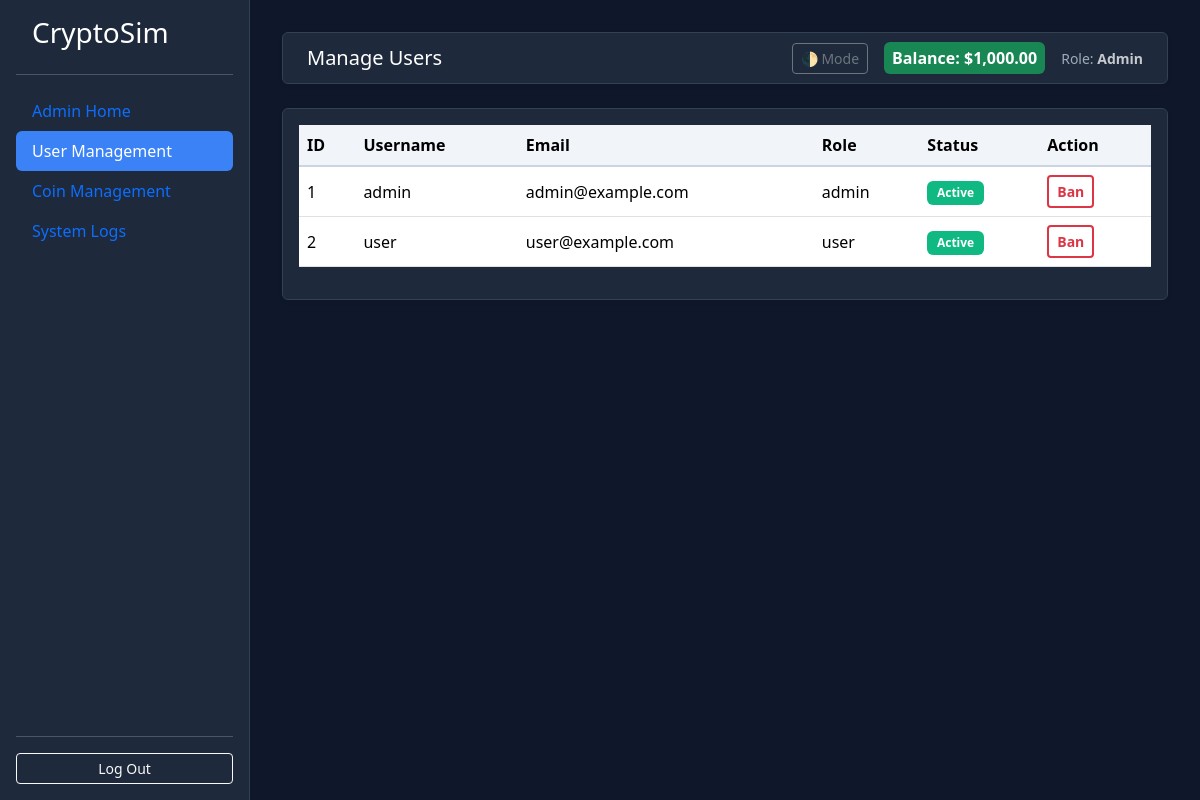
The app's page /manage_users/admin with its own data.
### app.py (models this page shows)
class User(db.Model):
    __tablename__ = 'users'
    id = db.Column(db.Integer, primary_key=True)
    username = db.Column(db.String(80), unique=True, nullable=False)
    email = db.Column(db.String(150), unique=True, nullable=False)
    password = db.Column(db.String(255), nullable=False)
    role = db.Column(db.String, default='user', nullable=False)
    balance = db.Column(db.Float, default=1000)
    wallets = db.relationship('Wallet', backref='user', lazy=True)
    is_banned = db.Column(db.Boolean, default=False)

### app.py (the view, shortened to what this page needs)
@app.route( "/manage_users/<username>", methods=["GET", "POST"])
def manage_users(username):
    user = User.query.filter_by(username=username).first()
    users = User.query.all()
    if not user:
        flash("User not found", "danger")
        return redirect(url_for("index"))
    if user.role != "admin":
        flash("Access denied", "danger")
        return redirect(url_for("index"))
    return render_template(
        "manage_users.html",
        username=user.username,
        balance=user.balance,
        role=user.role,
        users=users,
        title="Manage Users"
    )

### templates/manage_users.html (shortened to what this page needs)
{% extends "layout.html" %}
{% block content %}
<div class="card shadow-sm">
    <div class="card-body">
        <table class="table align-middle">
            <thead>
                <tr>
                    <th>ID</th><th>Username</th><th>Email</th><th>Role</th><th>Status</th><th>Action</th>
                </tr>
            </thead>
            <tbody>
                {% for user in users %}
                <tr>
                    <td>{{ user.id }}</td>
                    <td>{{ user.username }}</td>
                    <td>{{ user.email }}</td>
                    <td>{{ user.role }}</td>
                    <td>
                    {% if user.is_banned == True %}
                        <span class="badge bg-danger">Banned</span>
                    {% else %}
                        <span class="badge bg-success">Active</span>
                    {% endif %}
                    </td>
                    <td>
                        {% if user.is_banned == True %}
                        <form method="post">
                            <input type="hidden" name="user_id" value="{{ user.id }}">
                            <button class="btn btn-sm btn-outline-danger" name="action" value="unban">Unban</button>
                        </form>
                        {% else %}
                        <form method="post">
                            <button class="btn btn-sm btn-outline-danger" name="action" value="ban">Ban</button>
                        </form>
                        {% endif %}
                    </td>
                </tr>
                {% endfor %}
            </tbody>
        </table>
    </div>
</div>
{% endblock %}

### templates/layout.html (shortened to what this page needs)
<!DOCTYPE html>
<html lang="en">
<head>
    <link href="https://cdn.jsdelivr.net/npm/bootstrap@5.3.0/dist/css/bootstrap.min.css" rel="stylesheet">
    <link rel="stylesheet" href="{{ url_for('static', filename='style.css') }}">
</head>
<body>
    {% if username %}
    <div class="sidebar d-flex flex-column p-3">
        <h3 class="px-3">CryptoSim</h3>
        <hr>
        <ul class="nav nav-pills flex-column mb-auto">
            {% if role == 'admin' %}
                <li><a href="{{ url_for('admin_dashboard', username=username) }}" class="nav-link {% if title == 'Admin Dashboard' %}active{% endif %}">Admin Home</a></li>
                <li><a href="{{ url_for('manage_users', username=username) }}" class="nav-link {% if title == 'Manage Users' %}active{% endif %}">User Management</a></li>
                <li><a href="{{ url_for('manage_coins', username=username) }}" class="nav-link {% if title == 'Manage Coins' %}active{% endif %}">Coin Management</a></li>
                <li><a href="{{ url_for('logs', username=username) }}" class="nav-link {% if title == 'System Logs' %}active{% endif %}">System Logs</a></li>
            {% endif %}
        </ul>
        <hr>
        <a href="{{ url_for('index') }}" class="btn btn-outline-light btn-sm">Log Out</a>
    </div>
    {% endif %}
    <div class="main-content {% if not username %}no-sidebar{% endif %}">
        {% if username %}
        <nav class="navbar navbar-expand-lg navbar-dark mb-4 shadow-sm px-4 rounded" style="background-color: var(--sidebar-bg); border: 1px solid var(--border-color);">
            <span class="navbar-brand mb-0 h1">{{ page_title or title }}</span>
            <div class="ms-auto d-flex align-items-center">
                <button id="theme-toggle" class="btn btn-sm btn-outline-secondary me-3">🌓 Mode</button>
                <span class="badge bg-success me-3 p-2 fs-6">
                    Balance: ${{ "{:,.2f}".format(balance | float) if balance else "0.00" }}
                </span>
                <span class="small opacity-75">Role: <strong class="text-capitalize">{{ role }}</strong></span>
            </div>
        </nav>
        {% endif %}
        {% block content %}{% endblock %}
    </div>
</body>
</html>

### static/style.css (style rules this page uses)
:root { --bg-color: #0f172a; --sidebar-bg: #1e293b; --card-bg: #1e293b; --text-main: #cbd5e1; --text-heading: #ffffff; --border-color: #334155; --input-bg: #0f172a; }
body { background-color: var(--bg-color) !important; color: var(--text-main) !important; transition: all 0.3s ease; }
p, span, li, label, .form-label, .text-muted { color: var(--text-main) !important; }
h1, h2, h3, h4, h5, h6, .navbar-brand, .card-title, strong, b { color: var(--text-heading) !important; }
.sidebar { height: 100vh; background-color: var(--sidebar-bg) !important; border-right: 1px solid var(--border-color); position: fixed; width: 250px; z-index: 1000; }
.main-content { margin-left: 250px; padding: 2rem; width: calc(100% - 250px); }
.card { background-color: var(--card-bg) !important; border: 1px solid var(--border-color) !important; }
.nav-link.active { background-color: #3b82f6 !important; color: #ffffff !important; }
.btn-primary, .badge.bg-success, .badge.bg-danger { color: #ffffff !important; }
.table, .table td, .table th, .table tr, .table span, .table strong { color: #000000 !important; background-color: #ffffff !important; }
.table thead th { background-color: #f1f5f9 !important; color: #000000 !important; border-bottom: 2px solid #cbd5e1 !important; }
.table .badge.bg-success { background-color: #10b981 !important; color: #ffffff !important; font-weight: 600; padding: 0.5em 0.8em; }
.table .btn-outline-danger { border-width: 2px; font-weight: 600; }

### records on screen
User: balance "1,000.00", role "Admin", id "1", username "admin", email "admin@example.com", role "admin", is_banned "Active"
User: id "2", username "user", email "user@example.com", role "user", is_banned "Active"

### other values on screen
{{ page_title or title }} "Manage Users"
